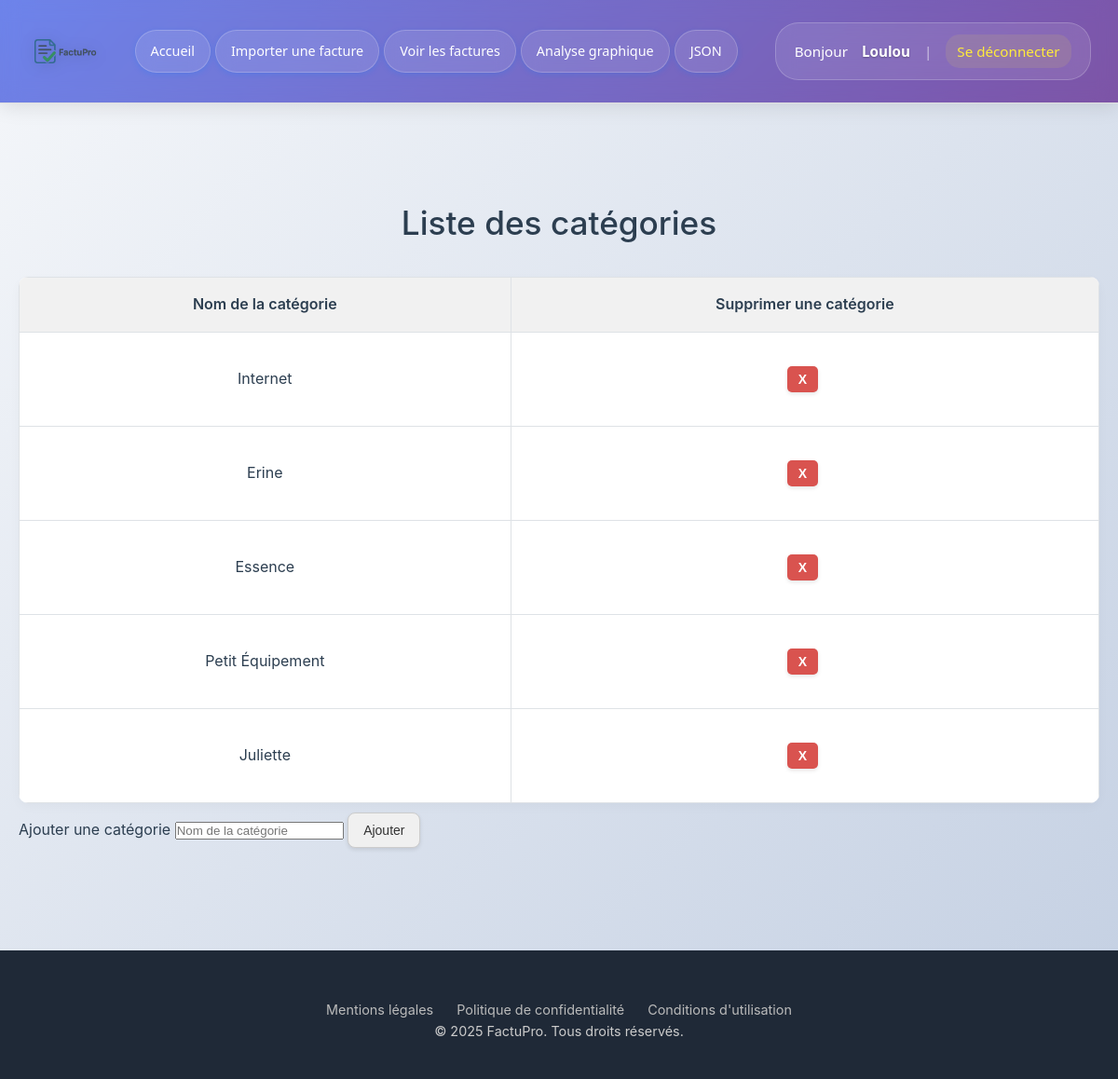
/categorisation (signed in), run on an earlier commit of the app's database.
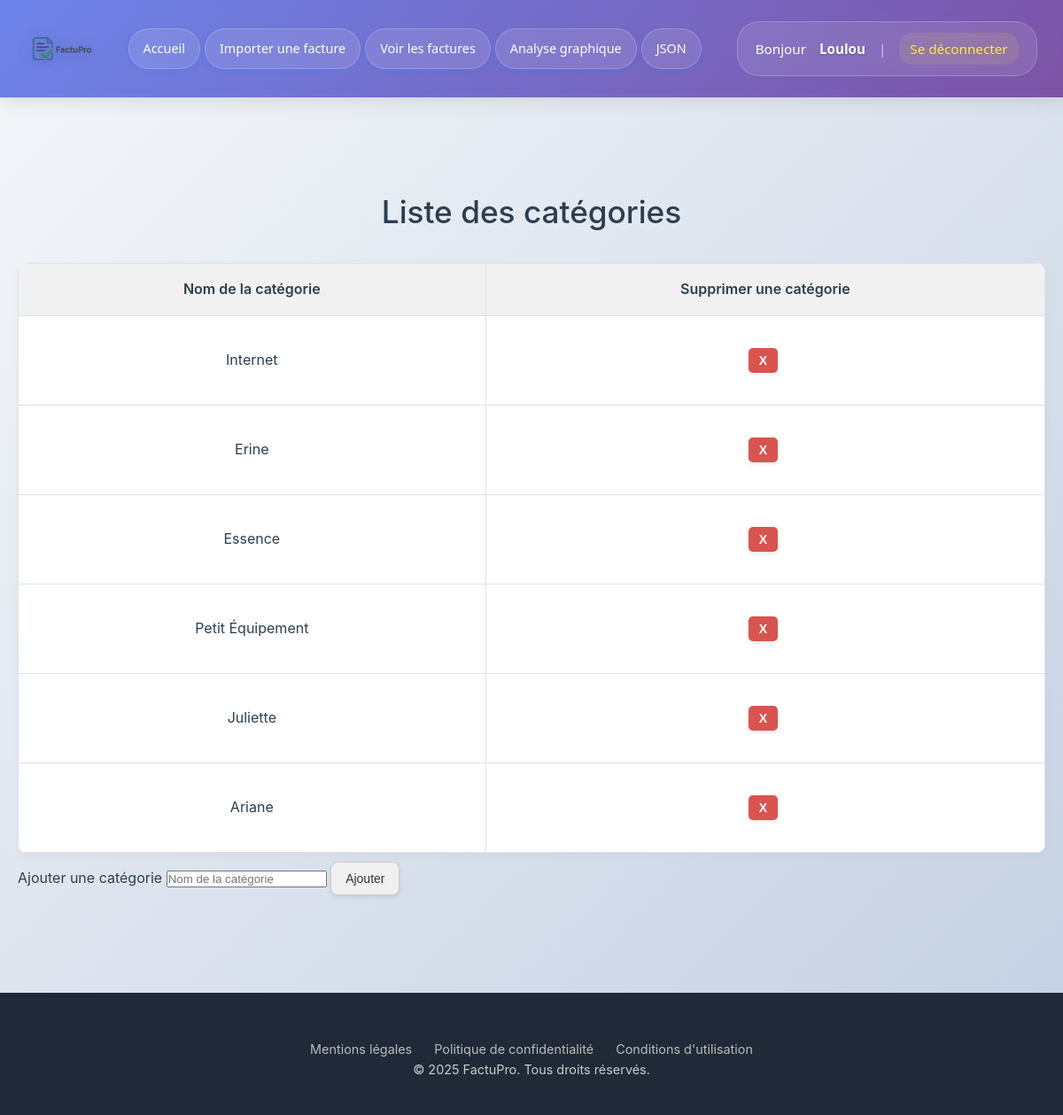
And on a later commit of the database.
### tables this page shows
CREATE TABLE categorisation (id INTEGER PRIMARY KEY AUTOINCREMENT, nom_categories TEXT NOT NULL, utilisateur_id INTEGER);

### app.py (the view)
@app.route('/categorisation')
def afficher_categorisation():
    conn = sqlite3.connect('factures.db')
    conn.row_factory = sqlite3.Row
    c = conn.cursor()
    c.execute('SELECT * FROM categorisation WHERE utilisateur_id = ?', (session['utilisateur_id'],))
    categorisation = c.fetchall()
    conn.close()
    return render_template('categorisation.html', categorisation=categorisation)

### app.py (called while the page is built)
@app.before_request
def verifier_connexion():
    if request.endpoint in ['upload', 'afficher_factures', 'analyse'] and 'utilisateur_id' not in session:
        return redirect(url_for('login'))

@app.context_processor
def injecter_pseudo():
    return {"pseudo": session.get("pseudo")}

### templates/categorisation.html (shortened to what this page needs)
<!DOCTYPE html>
<html lang="fr">
  <head>
    <link rel="stylesheet" href="{{ url_for('static', filename='style.css') }}">
  </head>
  <body>
    {% include 'header.html' %}
    <div class="container">
      <h1>Liste des catégories</h1>
      <table id="table-categories">
        <thead>
            <tr>
                <th>Nom de la catégorie</th>
                <th>Supprimer une catégorie</th>
            </tr>
        </thead>
        <tbody>
          {% for c in categorisation %}
            <tr>
              <td>{{ c['nom_categories'] }}</td>
              <td>
                <form method="POST" action="/supprimer_categorie/{{ c['id'] }}"onsubmit="return confirm('Confirmer la suppression ?');">
                  <button type="submit" class="danger">X</button>
                </form>
              </td>
            </tr>
          {% endfor %}
        </tbody>
      </table>
 <tr>
    <th>Ajouter une catégorie</th>
</tr>
      <tbody>
  <tr>
    <td>
    <form method="POST" action="/ajouter_categorie">
       <input type="text" name="enregistrement_categorie" placeholder="Nom de la catégorie" required>
          <button type="submit">Ajouter</button>
      </form>
    </td>
  </tr>
</tbody>
    </div>
    {% include 'footer.html' %}
  </body>
</html>

### templates/header.html (shortened to what this page needs)
<!DOCTYPE html>
<html lang="fr">
<head>
</head>
<body>
    <header class="header">
        <div class="header-content">
            <div class="left-section">
                <div class="logo">
                    <img src="/static/logo.png" alt="Logo">
                </div>
                <nav class="nav-links">
                    <a href="/">Accueil</a>
                    <a href="/upload">Importer une facture</a>
                    <a href="/factures">Voir les factures</a>
                    <a href="/analyse">Analyse graphique</a>
                    <a href="/factures/json/page">JSON</a>
                </nav>
            </div>
            <div class="user-info">
                Bonjour <strong>{{ pseudo }}</strong>
                <span class="separator">|</span>
                <a href="/logout" class="logout-link">Se déconnecter</a>
            </div>
        </div>
    </header>
</body>
</html>

### templates/footer.html
<footer class="footer">
    <div class="links">
        <a href="#">Mentions légales</a>
        <a href="#">Politique de confidentialité</a>
        <a href="#">Conditions d'utilisation</a>
    </div>
        <p>&copy; 2025 FactuPro. Tous droits réservés.</p>
</footer>

### static/style.css (style rules this page uses)
body { font-family: 'Segoe UI', sans-serif; background-color: #ff0000; color: #000000; margin: 0; padding: 0; }
h1 { text-align: center; margin-top: 40px; font-weight: 500; }
.container { max-width: 900px; margin: 0 auto; padding: 20px; }
a.button, button { display: inline-block; padding: 10px 20px; background-color: #007BFF; color: white; text-decoration: none; border-radius: 6px; border: none; margin: 10px 5px; cursor: pointer; }
form { text-align: center; margin-bottom: 20px; }
table { width: 100%; border-collapse: collapse; margin-top: 20px; background-color: white; border-radius: 8px; overflow: hidden; }
th, td { padding: 12px; border: 1px solid #dee2e6; text-align: center; }
th { background-color: #f1f1f1; font-weight: 500; }
button, a.button { transition: background-color 0.2s ease; }
.header { background-color: #ffffff; border-bottom: 1px solid #e0e0e0; padding: 20px 40px; display: flex; align-items: center; justify-content: space-between; box-shadow: 0 2px 6px rgba(0, 0, 0, 0.05); }
.logo img { height: 60px; }
.user-info { text-align: right; padding: 15px 25px; font-size: 0.95em; }
.logo img { height: 50px; }
.container { max-width: 1200px; margin: 0 auto; padding: 40px 20px; }
h1 { text-align: center; font-size: 2.2em; margin-bottom: 30px; }
.footer { background-color: #1f2937; color: #ccc; padding: 40px 20px; text-align: center; font-size: 0.9em; margin-top: 60px; }
table { width: 100%; border-collapse: collapse; background-color: #fff; border-radius: 10px; box-shadow: 0 4px 12px rgba(0, 0, 0, 0.03); overflow: hidden; }
th, td { padding: 16px; border: 1px solid #dee2e6; text-align: center; }
th { background-color: #f1f1f1; font-weight: 600; }
form { display: inline; }
.button, .danger { display: inline-block; padding: 10px 20px; margin-top: 20px; background-color: #007BFF; color: white; text-decoration: none; border: none; border-radius: 6px; font-weight: 600; cursor: pointer; }
.danger { background-color: #dc3545; }
body { font-family: 'Inter', sans-serif; background: linear-gradient(to bottom right, #f9fcff, #edf3f9); margin: 0; padding: 0; color: #1f2d3d; }
.header { background-color: #fff; border-bottom: 1px solid #dee2e6; padding: 20px 40px; display: flex; align-items: center; justify-content: space-between; }
.header .logo { display: flex; align-items: center; }
.container { max-width: 1240px; margin: 0 auto; padding: 60px 20px 30px; }
.footer .links { margin-top: 12px; display: flex; justify-content: center; gap: 25px; flex-wrap: wrap; }
.footer a { color: #bbb; text-decoration: none; }
.header { display: flex; align-items: center; justify-content: space-between; padding: 12px 24px; background-color: #ffffff; border-bottom: 1px solid #e0e0e0; box-shadow: 0 2px 4px rgba(0, 0, 0, 0.04); font-family: 'Segoe UI', sans-serif; }
.logo img { height: 36px; }
.nav-links { display: flex; gap: 12px; }
.nav-links a { display: inline-block; padding: 8px 16px; background-color: #007BFF; color: white; border-radius: 8px; text-decoration: none; font-weight: 500; font-size: 14px; transition: background-color 0.3s ease; box-shadow: 0 2px 6px rgba(0, 123, 255, 0.2); white-space: nowrap; }
.user-info { font-size: 14px; color: #333; display: flex; align-items: center; gap: 8px; }
.user-info a { color: #007BFF; text-decoration: none; font-weight: 500; }
* { margin: 0; padding: 0; box-sizing: border-box; }
body { font-family: -apple-system, BlinkMacSystemFont, 'Segoe UI', Roboto, Oxygen, Ubuntu, Cantarell, sans-serif; line-height: 1.6; color: #2c3e50; background: linear-gradient(135deg, #f5f7fa 0%, #c3cfe2 100%); min-height: 100vh; }
button, input[type="checkbox"] + label { background-color: #f0f0f0; color: #333; padding: 10px 16px; border: 1px solid #ccc; border-radius: 8px; font-size: 14px; font-weight: 500; cursor: pointer; transition: all 0.2s ease; box-shadow: 0 2px 4px rgba(0,0,0,0.1); margin: 10px 5px 20px 0; }
button.danger { background-color: #d9534f; color: white; border: none; }
.danger { background: #dc3545; color: #fff; border: none; border-radius: 5px; padding: 6px 12px; cursor: pointer; transition: background 0.3s; }

What changed in the data, as far as the page shows it:
added categorisation: nom_categories "Ariane"
